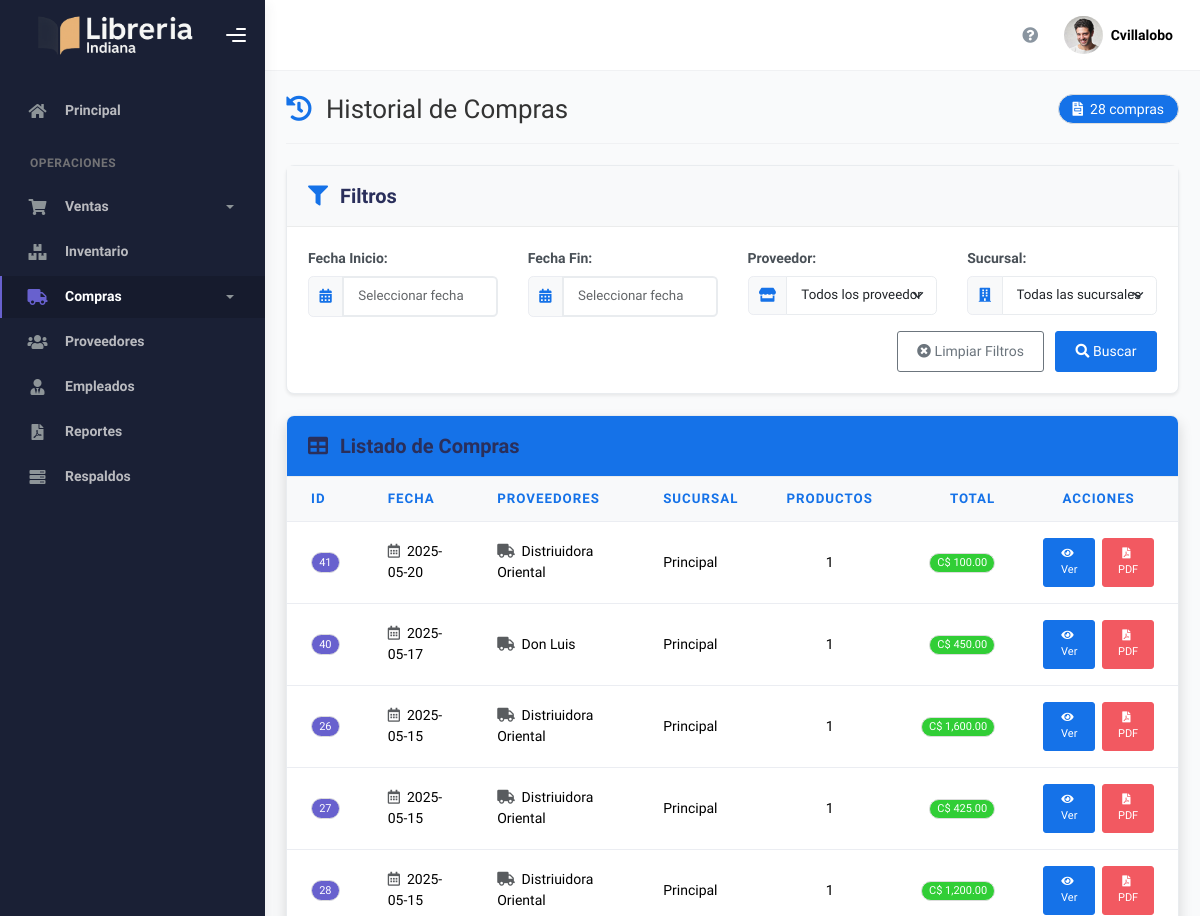
The page /compras/historial-compras (signed in, upper part) on the database as committed earlier.
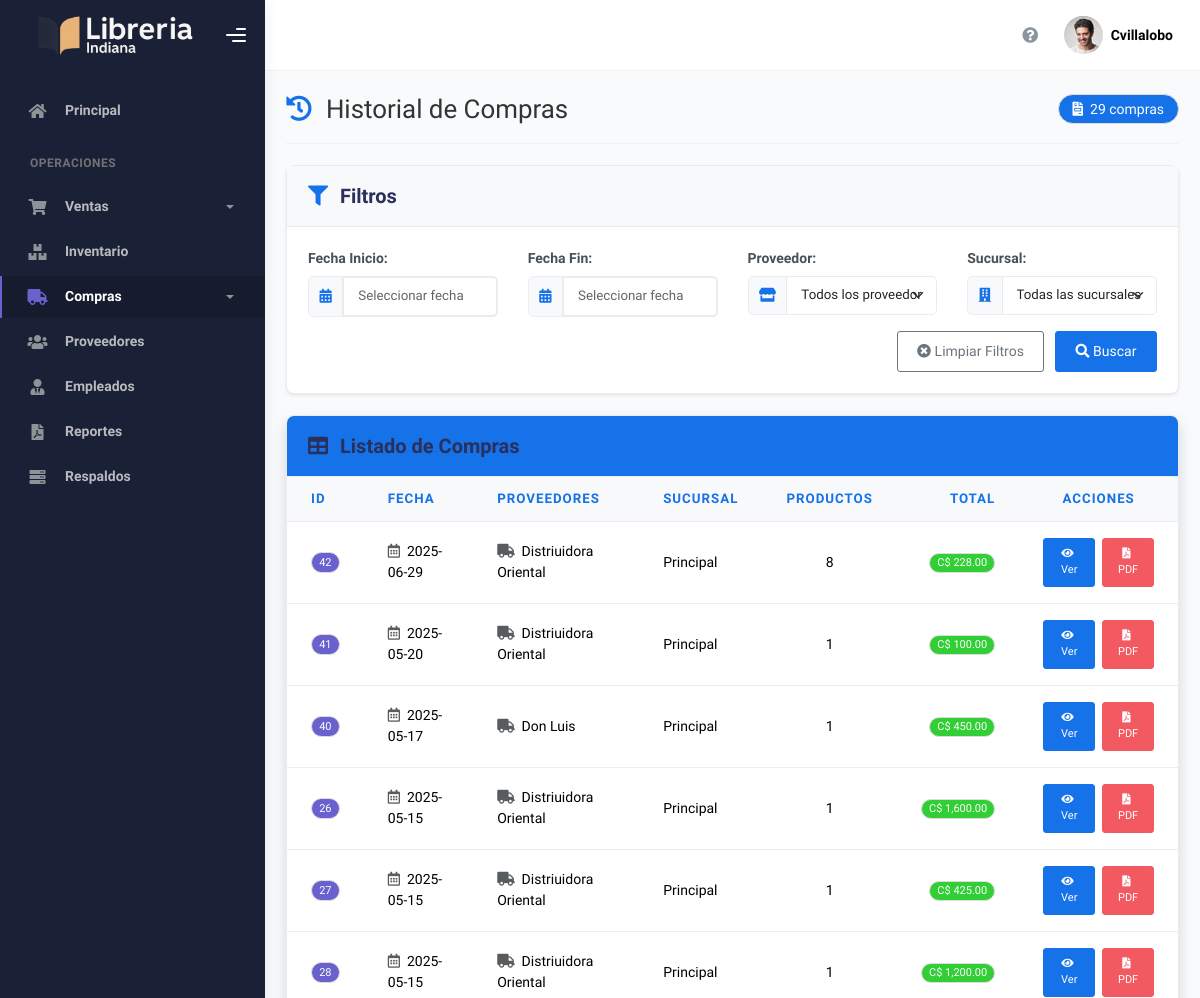
The same page on the database as committed later.
### tables this page shows
CREATE TABLE Compra (
    IDCompra INTEGER PRIMARY KEY AUTOINCREMENT,
    Fecha DATETIME,
    Total DECIMAL NOT NULL
);

### app/blueprints/compras/routes.py (the view)
@compras_bp.route('/historial-compras', methods=['GET'])
@role_required(['admin', 'gerente', 'empleado', 'almacen'])
def historial_compras():
    try:
        conn = get_db_connection()
        conn.row_factory = sqlite3.Row
        cursor = conn.cursor()
        cursor.execute("""
            SELECT
                c.IDCompra,
                c.Fecha,
                c.Total,
                (SELECT GROUP_CONCAT(DISTINCT p.Nombre)
                 FROM Detalle_Compra dc
                 JOIN Proveedor p ON dc.IDProveedor = p.IDProveedor
                 WHERE dc.IDCompra = c.IDCompra) as proveedores,
                (SELECT GROUP_CONCAT(DISTINCT s.Nombre)
                 FROM Detalle_Compra dc
                 JOIN Sucursal s ON dc.IDSucursal = s.IDSucursal
                 WHERE dc.IDCompra = c.IDCompra) as sucursal,
                (SELECT COUNT(*) FROM Detalle_Compra WHERE IDCompra = c.IDCompra) as num_productos
            FROM Compra c
            ORDER BY c.Fecha DESC
        """)
        compras = cursor.fetchall()
        cursor.execute("SELECT IDProveedor, Nombre FROM Proveedor ORDER BY Nombre")
        proveedores = cursor.fetchall()
        cursor.execute("SELECT IDSucursal, Nombre FROM Sucursal ORDER BY Nombre")
        sucursales = cursor.fetchall()
        return render_template('compras/historial_compras.html',
                               compras=compras,
                               proveedores=proveedores,
                               sucursales=sucursales)
    except Exception as e:
        flash(f"Error al cargar el historial de compras: {str(e)}", "error")
        return redirect(url_for('dashboard.index'))
    finally:
        if conn:
            conn.close()

### app/utils/__init__.py (called while the page is built)
def role_required(roles):
    def decorator(f):
        @wraps(f)
        def decorated_function(*args, **kwargs):
            if session.get("user_id") is None:
                return redirect(url_for('auth.login'))
            user_role = session.get("role")
            if user_role not in roles and user_role != 'admin':
                abort(403)  # Forbidden
            return f(*args, **kwargs)
        return decorated_function
    return decorator

### app/utils/db.py (called while the page is built)
def get_db_connection():
    conn = sqlite3.connect(current_app.config['DATABASE_PATH'])
    conn.row_factory = sqlite3.Row
    return conn

### app/blueprints/compras/templates/compras/historial_compras.html (shortened to what the changed rows need)
{% extends "layout.html" %}
{% block style %}
<link rel="stylesheet" href="https://cdn.jsdelivr.net/npm/flatpickr/dist/flatpickr.min.css">
<link rel="stylesheet" href="https://cdn.datatables.net/1.11.5/css/dataTables.bootstrap5.min.css">
{% endblock %}
{% block main %}
<div class="container-fluid">
    <div class="d-flex justify-content-between align-items-center mb-4 pb-3 border-bottom">
        <h2 class="m-0 d-flex align-items-center">
            <i class="fas fa-history text-primary me-3"></i>
            Historial de Compras
        </h2>
        <span class="badge bg-primary rounded-pill px-3 py-2 fs-6">
            <i class="fas fa-file-invoice me-1"></i>
            {{ compras|length }} compras
        </span>
    </div>
    <div class="card data-card shadow">
        <div class="card-body p-0">
            <div class="table-responsive">
                <table class="table table-hover mb-0" id="tablaCompras">
                    <thead class="table-light">
                        <tr>
                            <th class="fw-bold text-primary border-bottom">ID</th>
                            <th class="fw-bold text-primary border-bottom">Fecha</th>
                            <th class="fw-bold text-primary border-bottom">Proveedores</th>
                            <th class="fw-bold text-primary border-bottom">Sucursal</th>
                            <th class="fw-bold text-primary border-bottom text-center">Productos</th>
                            <th class="fw-bold text-primary border-bottom text-end">Total</th>
                            <th class="fw-bold text-primary border-bottom text-center">Acciones</th>
                        </tr>
                    </thead>
                    <tbody>
                        {% for compra in compras %}
                        <tr>
                            <td class="align-middle">
                                <span class="badge bg-secondary">{{ compra.IDCompra }}</span>
                            </td>
                            <td class="align-middle">
                                <i class="far fa-calendar-alt me-1 text-muted"></i>
                                {{ compra.Fecha }}
                            </td>
                            <td class="align-middle">
                                <i class="fas fa-truck me-1 text-muted"></i>
                                {{ compra.proveedores }}</td>
                            <td class="align-middle">{{ compra.sucursal }}</td>
                            <td class="text-center align-middle">{{ compra.num_productos }}</td>
                            <td class="text-end align-middle">
                                <span class="badge bg-success px-2 py-1">
                                    C$ {{ "{:,.2f}".format(compra.Total) }}
                                </span>
                            </td>
                            <td class="text-center align-middle">
                                <div class="d-flex gap-2 justify-content-center">
                                    <button class="btn btn-primary btn-sm ver-detalle" data-id="{{ compra.IDCompra }}">
                                        <i class="fas fa-eye me-1"></i>
                                        Ver
                                    </button>
                                    <button class="btn btn-danger btn-sm exportar-pdf" data-id="{{ compra.IDCompra }}">
                                        <i class="fas fa-file-pdf me-1"></i>
                                        PDF
                                    </button>
                                </div>
                            </td>
                        </tr>
                        {% endfor %}
                    </tbody>
                </table>
            </div>
        </div>
    </div>
</div>
{% endblock %}

Rows that differ between the two databases and show on the page:
added Compra: IDCompra "42", Fecha "2025-06-29", proveedores "Distriuidora Oriental", sucursal "Principal", num_productos "8", Total "228.00"
Other text that changed with them:
{{ compras|length }}: "28" → "29"
